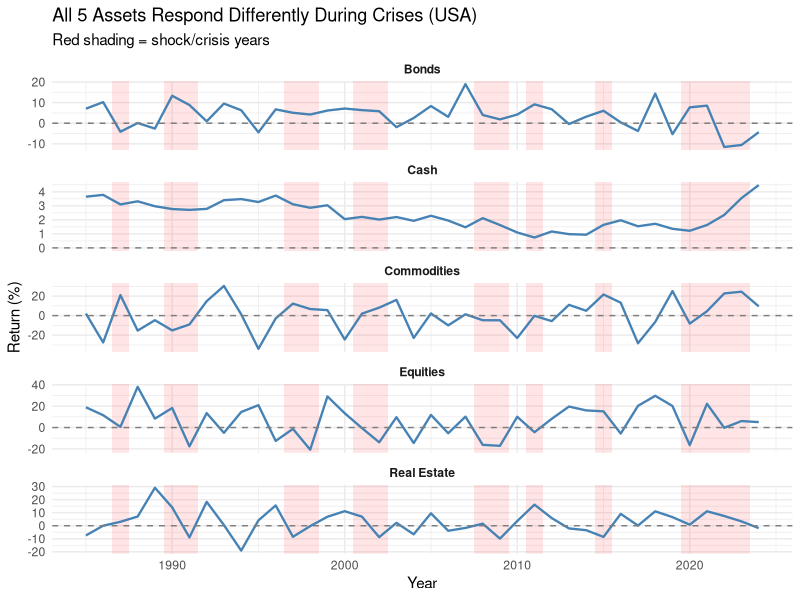
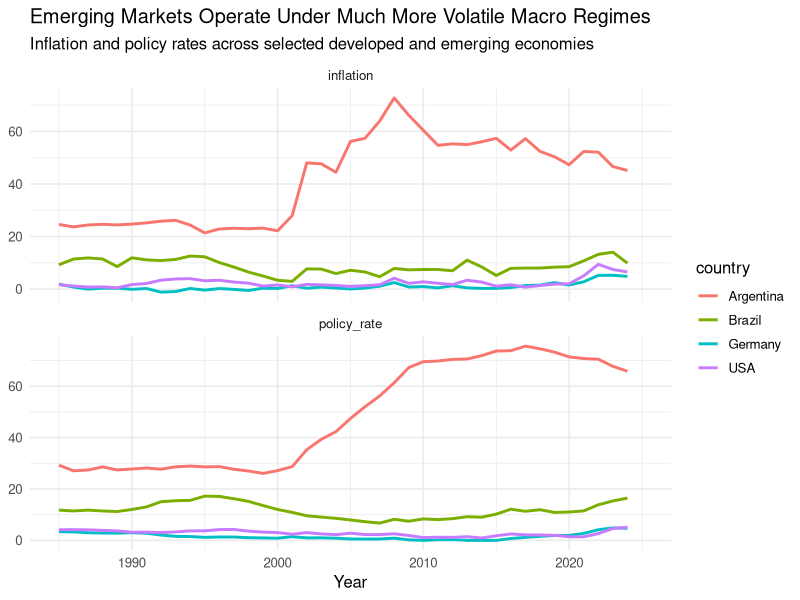
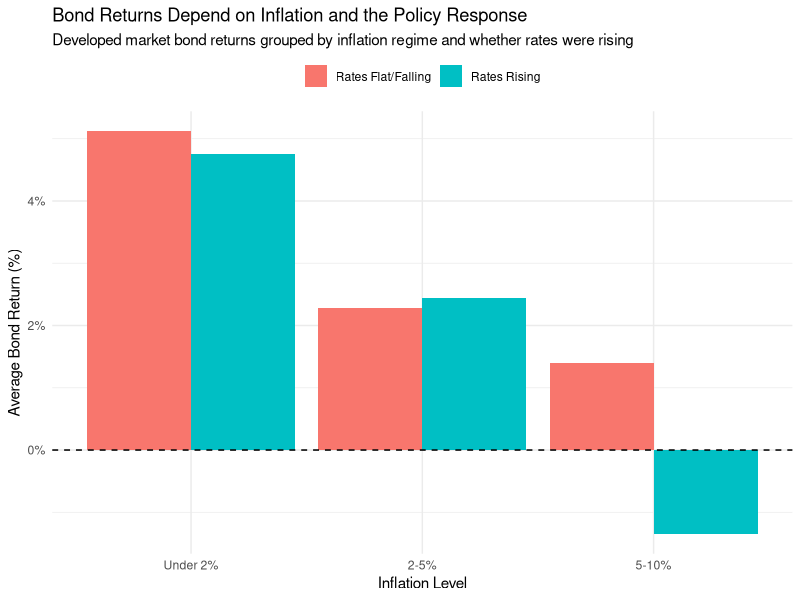

The R source for these figures, in order:
## ---- chunk 1


library(tidyverse)


# load all datasets
asset_returns <- read_csv("data/asset_returns.csv")
macro_indicators <- read_csv("data/macro_indicators.csv")
recession_episodes <- read_csv("data/recession_episodes.csv")
correlations <- read_csv("data/correlations.csv")
macro_monthly <- read_csv("data/macro_monthly.csv") 

# quick look at the structure of the two main datasets
glimpse(asset_returns)
glimpse(macro_indicators)

# what does a typical year look like for each investment type?
asset_returns |>
  summarize(
    `Avg Stock Return` = mean(equities),
    `Avg Bond Return` = mean(bonds),
    `Avg Real Estate Return` = mean(real_estate),
    `Avg Commodity Return` = mean(commodities),
    `Avg Cash Return` = mean(cash)
  )|>
  knitr::kable(digits = 2)

# how many countries and years are in the dataset?
asset_returns |> summarize(
  countries = n_distinct(country),
  years = n_distinct(year),
  total_rows = n()
)|>
  knitr::kable(digits = 2)

# what crises are in the data and how many country-years were affected?
asset_returns |>
  filter(!is.na(shock_event)) |>
  group_by(shock_event) |>
  summarize(
    years = paste(unique(year), collapse = ", "),
    countries_affected = n_distinct(country),
    country_years = n(),
    .groups = "drop"
  ) |>
  arrange(years) |>
  knitr::kable()

## ---- chunk 2

shock_avg <- asset_returns |>
  mutate(shock = ifelse(is.na(shock_event), "No Shock", "Shock")) |>
  group_by(shock) |>
  summarize(
    Equities = mean(equities),
    Bonds = mean(bonds),
    `Real Estate` = mean(real_estate),
    Commodities = mean(commodities),
    Cash = mean(cash)
  )

shock_avg |>
  knitr::kable()

# get the actual shock years for USA
usa_shocks <- asset_returns |>
  filter(country == "USA", !is.na(shock_event)) |>
  select(year, shock_event)

usa_shocks|>
  knitr::kable()
## ---- chunk 3
asset_returns |>
  filter(country == "USA") |>
  pivot_longer(cols = c(equities, bonds, real_estate, commodities, cash),
               names_to = "asset",
               values_to = "return") |>
  mutate(asset = str_to_title(str_replace_all(asset, "_", " ")),
         shock = ifelse(is.na(shock_event), "No Shock", "Shock")) |>
  ggplot(aes(x = year, y = return)) +
  # shade every shock year
  annotate("rect", xmin = 1986.5, xmax = 1987.5, ymin = -Inf, ymax = Inf, alpha = 0.1, fill = "red") +
  annotate("rect", xmin = 1989.5, xmax = 1991.5, ymin = -Inf, ymax = Inf, alpha = 0.1, fill = "red") +
  annotate("rect", xmin = 1996.5, xmax = 1998.5, ymin = -Inf, ymax = Inf, alpha = 0.1, fill = "red") +
  annotate("rect", xmin = 2000.5, xmax = 2002.5, ymin = -Inf, ymax = Inf, alpha = 0.1, fill = "red") +
  annotate("rect", xmin = 2007.5, xmax = 2009.5, ymin = -Inf, ymax = Inf, alpha = 0.1, fill = "red") +
  annotate("rect", xmin = 2010.5, xmax = 2011.5, ymin = -Inf, ymax = Inf, alpha = 0.1, fill = "red") +
  annotate("rect", xmin = 2014.5, xmax = 2015.5, ymin = -Inf, ymax = Inf, alpha = 0.1, fill = "red") +
  annotate("rect", xmin = 2019.5, xmax = 2023.5, ymin = -Inf, ymax = Inf, alpha = 0.1, fill = "red") +
  geom_line(color = "steelblue", linewidth = 0.8) +
  geom_hline(yintercept = 0, linetype = "dashed", color = "gray50") +
  facet_wrap(~asset, ncol = 1, scales = "free_y") +
  labs(
    title = "All 5 Assets Respond Differently During Crises (USA)",
    subtitle = "Red shading = shock/crisis years",
    x = "Year", y = "Return (%)"
  ) +
  theme_minimal(base_size = 11) +
  theme(strip.text = element_text(face = "bold"))
## ---- chunk 4

selected <- c("USA", "Germany", "Argentina", "Brazil")

macro_long <- macro_indicators |>
  filter(country %in% selected) |>
  select(country, year, inflation, policy_rate) |>
  pivot_longer(
    cols = c(inflation, policy_rate),
    names_to = "variable",
    values_to = "value"
  )

macro_long |>
  ggplot(aes(x = year, y = value, color = country)) +
  geom_line(linewidth = 1) +
  facet_wrap(~variable, scales = "free_y", ncol = 1) +
  scale_x_continuous(limits = c(1985, 2025)) +
  labs(
    title = "Emerging Markets Operate Under Much More Volatile Macro Regimes",
    subtitle = "Inflation and policy rates across selected developed and emerging economies",
    x = "Year",
    y = NULL
  ) +
  theme_minimal(base_size = 12)

## ---- chunk 5

joined <- asset_returns |>
  inner_join(
    macro_indicators,
    by = c("country", "year", "dev_level", "region", "shock_event")
  ) |>
  arrange(country, year) |>
  group_by(country) |>
  mutate(
    policy_change = policy_rate - lag(policy_rate),
    policy_response = case_when(
      policy_change > 0 ~ "Rates Rising",
      policy_change <= 0 ~ "Rates Flat/Falling",
      TRUE ~ NA_character_
    ),
    inflation_bucket = cut(
      inflation,
      breaks = c(-Inf, 2, 5, 10, Inf),
      labels = c("Under 2%", "2-5%", "5-10%", "Over 10%")
    )
  ) |>
  ungroup()

joined |>
  filter(dev_level == "developed", !is.na(policy_response)) |>
  group_by(inflation_bucket, policy_response) |>
  summarize(
    avg_bond = mean(bonds, na.rm = TRUE),
    n = n(),
    .groups = "drop"
  ) |>
  ggplot(aes(x = inflation_bucket, y = avg_bond, fill = policy_response)) +
  geom_col(position = "dodge") +
  geom_hline(yintercept = 0, linetype = "dashed", color = "black") +
  scale_y_continuous(labels = scales::percent_format(scale = 1, suffix = "%")) +
  labs(
    title = "Bond Returns Depend on Inflation and the Policy Response",
    subtitle = "Developed market bond returns grouped by inflation regime and whether rates were rising",
    x = "Inflation Level",
    y = "Average Bond Return (%)",
    fill = NULL
  ) +
  theme_minimal() +
  theme(legend.position = "top")
